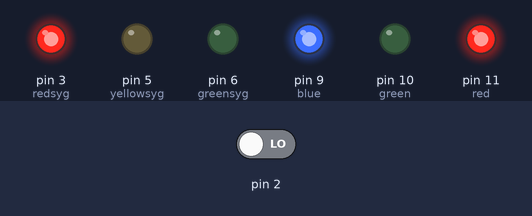
The sketch below on a simulated Arduino Uno, built with avr-gcc and run on an emulated ATmega328P. Parts: output pins drawn as LEDs (lit = HIGH). The inputs (shaded band) are chosen by the test bench; at power-on: pin 2 LOW.

Above: at 11.4 s.
11.5 s: pin 2 driven LOW
At 14.6 s:
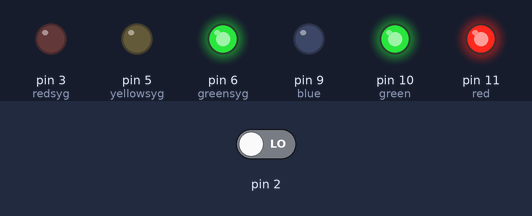
17.5 s: pin 2 driven HIGH
At 22.3 s:
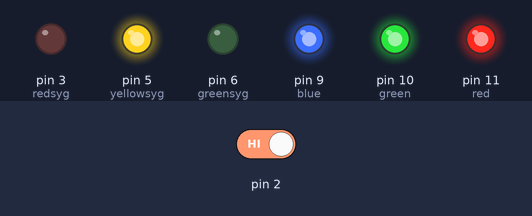
38.5 s: pin 2 driven LOW
At 44.6 s:
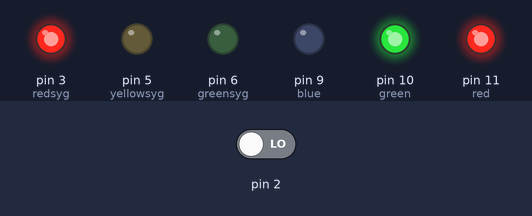
Timing chart, 0 to 102.5 s (numbered marks = the images above; inputs shaded):
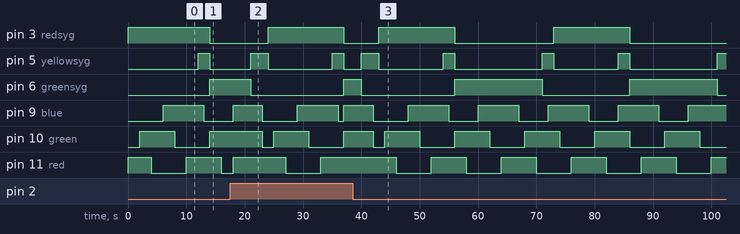

Measured:
- after the input at 17.5 s, pin 3 (redsyg): LOW → HIGH after 6.5 s instead of 13.5 s; pin 6 (greensyg): HIGH → LOW after 3.5 s instead of 11.5 s
- after the input at 38.5 s, pin 3 (redsyg): LOW → HIGH after 34.5 s, → LOW 13.0 s later; pin 6 (greensyg): HIGH → LOW after 32.5 s, → HIGH 15.0 s later, → LOW 15.0 s later; pin 11 (red): alternates HIGH for 6.0 s and LOW for 6.0 s, starting after 19.5 s
- by itself, pin 9 (blue): repeats every 12.0 s: HIGH 7.0 s, LOW 5.0 s
- by itself, pin 10 (green): repeats every 12.0 s: HIGH 6.0 s, LOW 6.0 s

The sketch:

sygnalizacja1.ino
```cpp
int red=11;
int green=10;
int blue=9;
int redsyg=3;
int yellowsyg=5;
int greensyg=6;
int a=0; //sygnal z przycisku
int i=0;//licznik czasu dla sygnalizacji
int j=0;//licznik czasu dla diody RGB
void setup() {
  pinMode(2, INPUT);
  pinMode(redsyg, OUTPUT);
  pinMode(greensyg, OUTPUT);
  pinMode(yellowsyg, OUTPUT);
  pinMode(red, OUTPUT);
  pinMode(green, OUTPUT);
  pinMode(blue, OUTPUT);
  pinMode(2, INPUT);
}
//funkcje kolorów dla diody RGB
//czerwony
void Red(){
    digitalWrite(red,HIGH);
    digitalWrite(green,LOW);
    digitalWrite(blue,LOW);
    }
//zolty
void Yellow(){
    digitalWrite(red,HIGH);
    digitalWrite(green,HIGH);
    digitalWrite(blue,LOW);
    }
//zielony
  void Green(){
    digitalWrite(red,LOW);
    digitalWrite(green,HIGH);
    digitalWrite(blue,LOW);
    }
//cyjan
 void Cyan(){
    digitalWrite(red,LOW);
    digitalWrite(green,HIGH);
    digitalWrite(blue,HIGH);
    }
//niebieski
void Blue(){
    digitalWrite(red,LOW);
    digitalWrite(green,LOW);
    digitalWrite(blue,HIGH);
    }
//magenta
void Magenta(){
    digitalWrite(red,HIGH);
    digitalWrite(green,LOW);
    digitalWrite(blue,HIGH);
 }
 //bialy
 void White(){
    digitalWrite(red,HIGH);
    digitalWrite(green,HIGH);
    digitalWrite(blue,HIGH);
 }
void loop() {
  a=digitalRead(2); //zczytuje sygnal z przycisku i przypisuje mu zmienna a
  //jezeli j<14 sekund to wysylany jest sygnal do diody czerwonej
  if (i<14){
    digitalWrite(redsyg,HIGH);
    }
  else{digitalWrite(redsyg,LOW);}//w innych przypadkach dioda gasnie
  // sygnał dla diody zoltej
  if((i>=12 and i<14)or(i>28 and i<=30)){
    digitalWrite(yellowsyg,HIGH);}
  else{digitalWrite(yellowsyg,LOW);}
  //sygnal dla diody zielonej
  if(i>=14 and i<=28){
    digitalWrite(greensyg,HIGH);
    /*jezeli zostanie nacisniety przycisk to a=1. Jezeli swieci sie wtedy dioda zielona
    w ciagu pieciu sekund sygnalizacja zmienia kolor na czerwony (w tym czasie dioda RGB swieci swiatlem bialym*/
    if(a==1){
      White();//dioda RGB swieci swiatlem bialym
      delay(3000);
      digitalWrite(greensyg,LOW);//gaśnie zielone światlo
      digitalWrite(yellowsyg,HIGH);//zapala sie żólte swiatlo
      delay(2000);
      i=0; //nastepnie sygnalizaca wraca do fazy poczatkowej
      j=0;}}
  else{digitalWrite(greensyg,LOW);}
//Kiedy minie 30s licznik wraca do stanu poczatkowego
  if (i==30){
    i=0;}
 //licznik dla diody RGB
  if(j<2){
    Red();} //przez pierwsze 2 sekundy dioda RGB swieci na czerwono
  if(j>=2 and j<4){
    Yellow();}//przez kolejne 2 sekundy dioda RGB swieci na żolto
  if(j>=4 and j<6){
    Green();//przez kolejne 2 sekundy dioda RGB swieci na zielono
  }
  if(j>=6 and j<8){
    Cyan();//przez kolejne 2 sekundy dioda RGB swieci w kolorze cyjan
  }
  if(j>=8 and j<10){
    Blue();//przez kolejne 2 sekundy dioda RGB swieci w kolorze niebieskim
  }
  if(j>=10 and j<=12){
    Magenta();//przez kolejne 2 sekundy dioda RGB swieci w kolorze magenta

  }
  //gdy minie 12s (wykona sie caly cykl) j wraca do stanu poczatkowego
  if(j==12){
    j=0;}
  i+=1;
  j+=1;
  delay(1000);//petla wykonuje sie co sekunde


}
```
